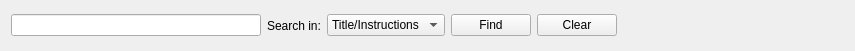
<?xml version="1.0" encoding="UTF-8"?>
<ui version="4.0">
 <class>QtFinderUi</class>
 <widget class="QWidget" name="QtFinderUi">
  <property name="geometry">
   <rect>
    <x>0</x>
    <y>0</y>
    <width>839</width>
    <height>51</height>
   </rect>
  </property>
  <property name="windowTitle">
   <string>Finder</string>
  </property>
  <property name="styleSheet">
   <string>
</string>
  </property>
  <layout class="QHBoxLayout" name="horizontalLayout">
   <item>
    <widget class="QLineEdit" name="m_searchText">
     <property name="sizePolicy">
      <sizepolicy hsizetype="Expanding" vsizetype="Fixed">
       <horstretch>0</horstretch>
       <verstretch>0</verstretch>
      </sizepolicy>
     </property>
     <property name="minimumSize">
      <size>
       <width>250</width>
       <height>0</height>
      </size>
     </property>
     <property name="inputMask">
      <string/>
     </property>
    </widget>
   </item>
   <item>
    <widget class="QLabel" name="label">
     <property name="text">
      <string>Search in:</string>
     </property>
    </widget>
   </item>
   <item>
    <widget class="QComboBox" name="m_searchOption">
     <property name="styleSheet">
      <string/>
     </property>
     <item>
      <property name="text">
       <string>Title/Instructions</string>
      </property>
     </item>
     <item>
      <property name="text">
       <string>Ingredients</string>
      </property>
     </item>
     <item>
      <property name="text">
       <string>Tags</string>
      </property>
     </item>
    </widget>
   </item>
   <item>
    <widget class="QPushButton" name="m_findBtn">
     <property name="styleSheet">
      <string/>
     </property>
     <property name="text">
      <string>Find</string>
     </property>
    </widget>
   </item>
   <item>
    <widget class="QPushButton" name="m_clearButton">
     <property name="text">
      <string>Clear</string>
     </property>
    </widget>
   </item>
   <item>
    <spacer name="horizontalSpacer">
     <property name="orientation">
      <enum>Qt::Horizontal</enum>
     </property>
     <property name="sizeType">
      <enum>QSizePolicy::MinimumExpanding</enum>
     </property>
     <property name="sizeHint" stdset="0">
      <size>
       <width>227</width>
       <height>20</height>
      </size>
     </property>
    </spacer>
   </item>
  </layout>
 </widget>
 <resources/>
 <connections/>
</ui>
